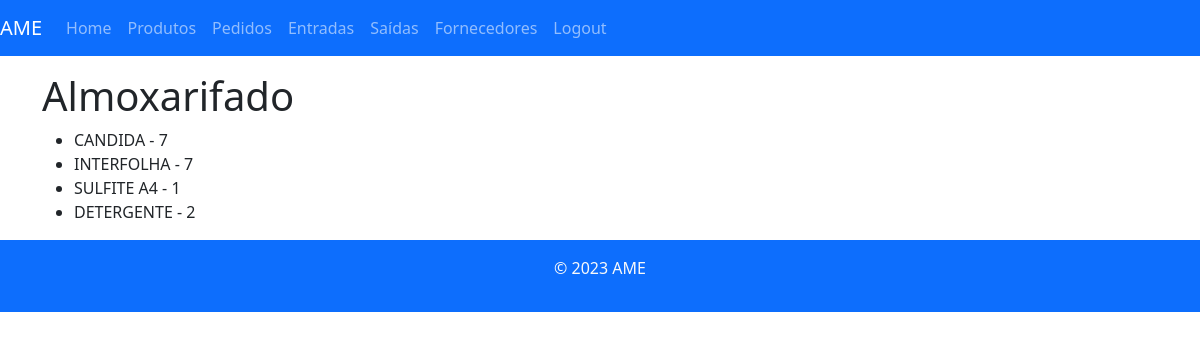
/home/ (signed in), run on an earlier commit of the app's database.
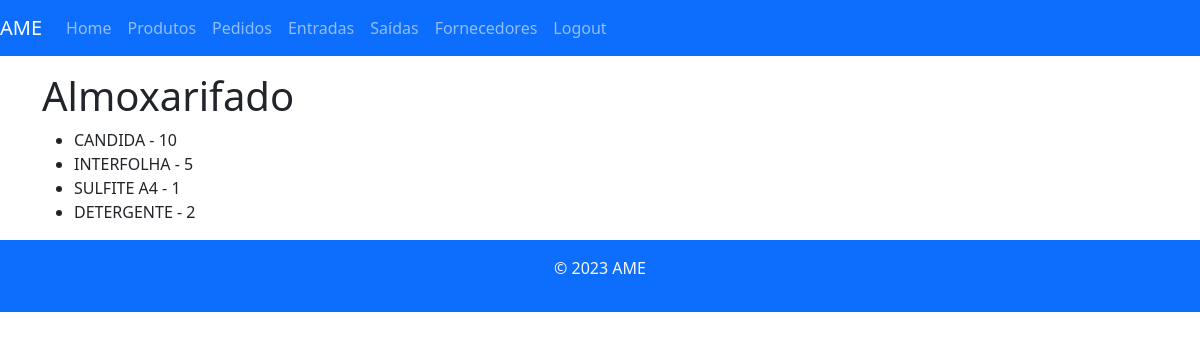
And on a later commit of the database.
### almoxarifado/models.py (models this page shows, shortened)
class Produto(models.Model):
    nome = models.CharField(max_length=255)
    descricao = models.TextField()
    quantidade = models.PositiveIntegerField()
    estoque_minimo = models.PositiveIntegerField()
    categoria = models.ForeignKey(Categoria, on_delete=models.CASCADE, default="")
    local = models.ForeignKey(LocalPrateleira, on_delete=models.CASCADE, default="")

### almoxarifado/views.py (the view)
# urls.py: path('home/', home_view, name='home'),
@login_required
def home_view(request):
    products = Produto.objects.all()
    context = {'products': products}
    return render(request, 'home.html', context)

### almoxarifado/templates/home.html
{% extends 'base.html' %}
{% block content %}
  <h1>Almoxarifado</h1>
  <ul>
    {% for product in products %}
      <li>{{ product.nome }} - {{ product.quantidade }}</li>
    {% endfor %}
  </ul>
{% endblock %}

What changed in the data, as far as the page shows it:
changed Produto "CANDIDA": quantidade "7" → "10"
changed Produto "INTERFOLHA": quantidade "7" → "5"
